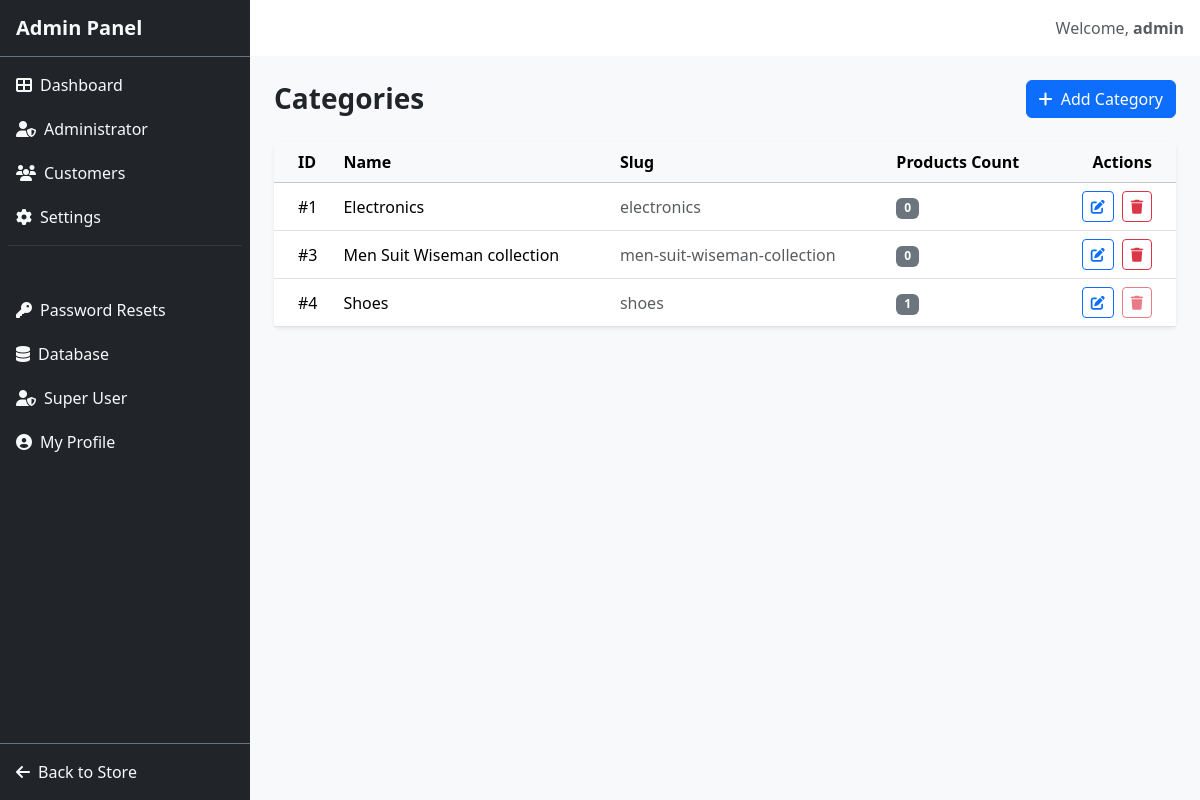
The app's page /admin/categories (signed in) with its own data.
### models.py (models this page shows, shortened)
class User(UserMixin, db.Model):
    __tablename__ = 'users'
    id = db.Column(db.Integer, primary_key=True)
    username = db.Column(db.String(80), unique=True, nullable=False)
    email = db.Column(db.String(120), unique=True, nullable=False)
    password_hash = db.Column(db.String(256), nullable=False)
    is_admin = db.Column(db.Boolean, default=False)
    is_superuser = db.Column(db.Boolean, default=False)
    phone = db.Column(db.String(20))
    address = db.Column(db.Text)
    created_at = db.Column(db.DateTime, default=datetime.utcnow)
    admin_id = db.Column(db.Integer, db.ForeignKey('users.id'), nullable=True)
    orders = db.relationship('Order', backref='user', lazy=True, foreign_keys='Order.user_id')

class Category(db.Model):
    __tablename__ = 'categories'
    id = db.Column(db.Integer, primary_key=True)
    name = db.Column(db.String(50), nullable=False)
    slug = db.Column(db.String(50), nullable=False)
    admin_id = db.Column(db.Integer, db.ForeignKey('users.id'), nullable=True)
    products = db.relationship('Product', backref='category', lazy=True)

### routes/admin.py (the view)
@admin_bp.route('/categories')
@admin_required
def categories():
    if current_user.is_superuser:
        all_categories = Category.query.order_by(Category.name).all()
    else:
        all_categories = Category.query.filter_by(admin_id=current_user.id).order_by(Category.name).all()
    return render_template('admin/categories.html', categories=all_categories)

### models.py (called while the page is built)
    @property
    def item_count(self):
        return sum(item.quantity for item in self.items)

    @staticmethod
    def get_settings(admin_id=None):
        settings = SiteSettings.query.filter_by(admin_id=admin_id).first()
        if not settings:
            settings = SiteSettings(admin_id=admin_id)
            db.session.add(settings)
            db.session.commit()
        return settings

### routes/admin.py (called while the page is built)
def admin_required(f):
    @wraps(f)
    @login_required
    def decorated(*args, **kwargs):
        if not current_user.is_admin and not current_user.is_superuser:
            flash('Access denied. Admin privileges required.', 'error')
            return redirect(url_for('store.home'))
        return f(*args, **kwargs)
    return decorated

### templates/admin/categories.html (shortened to what this page needs)
{% extends "admin/base.html" %}
{% block content %}
<div class="d-flex flex-wrap justify-content-between align-items-center mb-4" id="categories-header">
    <h1 class="h3 fw-bold mb-0">Categories</h1>
    <a href="{{ url_for('admin.add_category') }}" class="btn btn-primary mt-2 mt-md-0" id="add-category-btn">
        <i class="fas fa-plus me-1"></i> Add Category
    </a>
</div>
{% if categories %}
<div class="card border-0 shadow-sm">
    <div class="table-responsive">
        <table class="table table-hover align-middle mb-0">
            <thead class="table-light">
                <tr>
                    <th scope="col" class="ps-4">ID</th>
                    <th scope="col">Name</th>
                    <th scope="col">Slug</th>
                    <th scope="col">Products Count</th>
                    <th scope="col" class="text-end pe-4">Actions</th>
                </tr>
            </thead>
            <tbody>
                {% for category in categories %}
                <tr>
                    <td class="ps-4">#{{ category.id }}</td>
                    <td class="fw-medium">{{ category.name }}</td>
                    <td class="text-muted">{{ category.slug }}</td>
                    <td><span class="badge bg-secondary">{{ category.products|length }}</span></td>
                    <td class="text-end pe-4">
                        <div class="d-flex gap-2 justify-content-end">
                            <a href="{{ url_for('admin.edit_category', category_id=category.id) }}" class="btn btn-sm btn-outline-primary" title="Edit">
                                <i class="fas fa-edit"></i>
                            </a>
                            <form action="{{ url_for('admin.delete_category', category_id=category.id) }}" method="POST" class="d-inline" onsubmit="return confirm('Are you sure you want to delete this category?');">
                                <button type="submit" class="btn btn-sm btn-outline-danger" title="Delete" {% if category.products %}disabled{% endif %}>
                                    <i class="fas fa-trash pe-none"></i>
                                </button>
                            </form>
                        </div>
                    </td>
                </tr>
                {% endfor %}
            </tbody>
        </table>
    </div>
</div>
{% endif %}
{% endblock %}

### templates/admin/base.html (shortened to what this page needs)
<!DOCTYPE html>
<html lang="en" data-bs-theme="light">
<head>
    <link href="https://cdn.jsdelivr.net/npm/bootstrap@5.3.3/dist/css/bootstrap.min.css" rel="stylesheet">
    <link rel="stylesheet" href="https://cdnjs.cloudflare.com/ajax/libs/font-awesome/6.5.1/css/all.min.css">
    <link rel="stylesheet" href="{{ url_for('static', filename='css/style.css') }}">
</head>
<body>
    <div class="d-flex" id="admin-layout">
        <aside class="admin-sidebar bg-dark text-light d-flex flex-column" id="admin-sidebar">
            <div class="p-3 d-flex justify-content-between align-items-center border-bottom border-secondary">
                <h5 class="mb-0 fw-bold">Admin Panel</h5>
            </div>
            <nav class="flex-grow-1 p-2">
                <a href="{{ url_for('admin.dashboard') }}"
                   class="d-flex align-items-center gap-2 p-2 rounded text-decoration-none mb-1 sidebar-link {% if request.endpoint == 'admin.dashboard' %}active bg-primary text-white{% else %}text-light{% endif %}"
                   id="sidebar-dashboard">
                    <i class="fas fa-th-large"></i>
                    <span>Dashboard</span>
                </a>
                {% if current_user.is_superuser %}
                <a href="{{ url_for('admin.admins') }}"
                   class="d-flex align-items-center gap-2 p-2 rounded text-decoration-none mb-1 sidebar-link {% if request.endpoint == 'admin.admins' %}active bg-primary text-white{% else %}text-light{% endif %}"
                   id="sidebar-admins">
                    <i class="fas fa-user-shield"></i>
                    <span>Administrator</span>
                </a>
                <a href="{{ url_for('admin.customers') }}"
                   class="d-flex align-items-center gap-2 p-2 rounded text-decoration-none mb-1 sidebar-link {% if request.endpoint == 'admin.customers' %}active bg-primary text-white{% else %}text-light{% endif %}"
                   id="sidebar-customers">
                    <i class="fas fa-users"></i>
                    <span>Customers</span>
                </a>
                {% endif %}
                <a href="{{ url_for('admin.settings') }}"
                   class="d-flex align-items-center gap-2 p-2 rounded text-decoration-none mb-1 sidebar-link {% if request.endpoint == 'admin.settings' %}active bg-primary text-white{% else %}text-light{% endif %}"
                   id="sidebar-settings">
                    <i class="fas fa-cog"></i>
                    <span>Settings</span>
                </a>
                <hr class="my-2 border-secondary">
                <div class="px-2 pt-1 pb-2">
                    <small class="text-uppercase text-muted fw-bold" style="font-size: 0.7rem;">Security & Access</small>
                </div>
                {% if current_user.is_superuser %}
                <a href="{{ url_for('admin.password_resets') }}"
                   class="d-flex align-items-center gap-2 p-2 rounded text-decoration-none mb-1 sidebar-link {% if request.endpoint == 'admin.password_resets' %}active bg-warning text-dark{% else %}text-light{% endif %}"
                   id="sidebar-password-resets">
                    <i class="fas fa-key"></i>
                    <span>Password Resets</span>
                </a>
                <a href="{{ url_for('admin.database_management') }}"
                   class="d-flex align-items-center gap-2 p-2 rounded text-decoration-none mb-1 sidebar-link {% if request.endpoint == 'admin.database_management' %}active bg-secondary text-white{% else %}text-light{% endif %}"
                   id="sidebar-database-management">
                    <i class="fas fa-database"></i>
                    <span>Database</span>
                </a>
                <a href="{{ url_for('admin.superuser_dashboard') }}"
                   class="d-flex align-items-center gap-2 p-2 rounded text-decoration-none mb-1 sidebar-link {% if 'superuser' in request.endpoint %}active bg-danger text-white{% else %}text-light{% endif %}"
                   id="sidebar-superuser">
                    <i class="fas fa-user-shield"></i>
                    <span>Super User</span>
                </a>
                {% endif %}
                <a href="{{ url_for('admin.profile') }}"
                   class="d-flex align-items-center gap-2 p-2 rounded text-decoration-none mb-1 sidebar-link {% if request.endpoint == 'admin.profile' %}active bg-primary text-white{% else %}text-light{% endif %}"
                   id="sidebar-profile">
                    <i class="fas fa-user-circle"></i>
                    <span>My Profile</span>
                </a>
            </nav>
            <div class="p-2 border-top border-secondary">
                <a href="{{ url_for('store.home') }}" class="d-flex align-items-center gap-2 p-2 rounded text-decoration-none text-light sidebar-link" id="sidebar-back-store">
                    <i class="fas fa-arrow-left"></i>
                    <span>Back to Store</span>
                </a>
            </div>
        </aside>
        <div class="flex-grow-1 d-flex flex-column min-vh-100">
            <header class="bg-white shadow-sm p-3 d-flex align-items-center justify-content-between" id="admin-header">
                <div class="ms-auto">
                    <span class="text-muted">Welcome, <strong>{{ current_user.username }}</strong></span>
                </div>
            </header>
            <div class="flex-grow-1 p-4 bg-light" id="admin-content">
                {% block content %}{% endblock %}
            </div>
        </div>
    </div>
</body>
</html>

### static/css/style.css (style rules this page uses)
#admin-layout { min-height: 100vh; }
.admin-sidebar { width: 250px; z-index: 1000; transition: all 0.3s; }
.sidebar-link { transition: all 0.2s; }

### records on screen
User: username "admin"
Category: id "1", name "Electronics", slug "electronics", products|length "0"
Category: id "3", name "Men Suit Wiseman collection", slug "men-suit-wiseman-collection", products|length "0"
Category: id "4", name "Shoes", slug "shoes", products|length "1"
